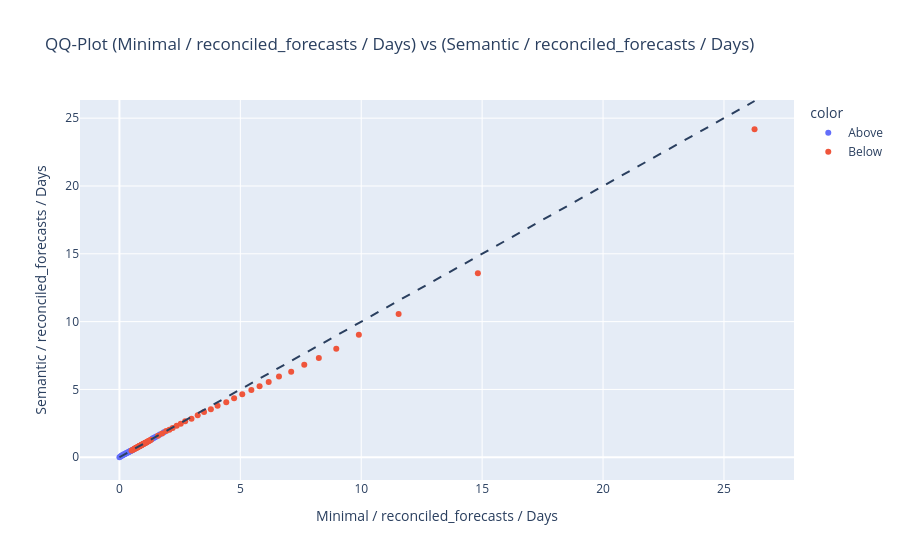

The notebook cell this image was saved under:
### Markdown cell above
### QQ plots
First I look at QQ plots comparing the distributions of the reconciled forecasts from the two hierarchies, at daily and monthly granularity separately. In both plots the outliers are filtered out for higher clarity.

### Code cell
plots.plot_error_qq(nrmse_em,
                    MI(hierarchy=mth, forecast_type=RECONCILED_FORECASTS, granularity=DAYS),
                    MI(hierarchy=sth, forecast_type=RECONCILED_FORECASTS, granularity=DAYS),
                    outlier_threshold=0.995).show()

### Figure 1 — Plotly figure (JSON) as saved in the notebook; plotly's stock layout.template omitted (floating-point values rounded to 4 significant figures)
{"data": [{"hovertemplate": "color=Above<br>Minimal / reconciled_forecasts / Days=%{x}<br>Semantic / reconciled_forecasts / Days=%{y}<extra></extra>", "legendgroup": "Above", "marker": {"color": "#636efa", "symbol": "circle"}, "mode": "markers", "name": "Above", "orientation": "v", "showlegend": true, "type": "scatter", "x": [0.00133, 0.04693, 0.07503, 0.1016, 0.1256, 0.1493, 0.1761, 0.2037, 0.2307, 0.2549, 0.2795, 0.305, 0.3351, 0.3646, 0.3902, 0.4135, 0.4365, 0.4599, 0.4828, 0.5216, 0.5416, 0.5798, 0.5974, 1.332, 1.376, 1.413, 1.471, 1.523, 1.67, 1.839], "xaxis": "x", "y": [0.001558, 0.06423, 0.09543, 0.1238, 0.1494, 0.1725, 0.1976, 0.2265, 0.249, 0.2718, 0.2984, 0.3227, 0.3495, 0.3731, 0.3952, 0.4183, 0.4418, 0.466, 0.4842, 0.5243, 0.5442, 0.5811, 0.5975, 1.337, 1.38, 1.422, 1.473, 1.528, 1.675, 1.847], "yaxis": "y"}, {"hovertemplate": "color=Below<br>Minimal / reconciled_forecasts / Days=%{x}<br>Semantic / reconciled_forecasts / Days=%{y}<extra></extra>", "legendgroup": "Below", "marker": {"color": "#EF553B", "symbol": "circle"}, "mode": "markers", "name": "Below", "orientation": "v", "showlegend": true, "type": "scatter", "x": [0.5038, 0.5617, 0.615, 0.6314, 0.6474, 0.6633, 0.6814, 0.6965, 0.7091, 0.7273, 0.7403, 0.7525, 0.7655, 0.7789, 0.7919, 0.8043, 0.8169, 0.8304, 0.8429, 0.8581, 0.8713, 0.8861, 0.8984, 0.9127, 0.9268, 0.94, 0.956, 0.9716, 0.9898, 1.007, 1.025, 1.046, 1.064, 1.085, 1.105, 1.127, 1.15, 1.175, 1.207, 1.235, 1.271, 1.301, 1.599, 1.767, 1.934, 2.066, 2.201, 2.368, 2.538, 2.72, 2.981, 3.237, 3.499, 3.782, 4.06, 4.419, 4.742, 5.08, 5.456, 5.796, 6.174, 6.599, 7.103, 7.645, 8.247, 8.968, 9.901, 11.55, 14.82, 26.26], "xaxis": "x", "y": [0.5035, 0.5609, 0.6125, 0.6297, 0.6456, 0.661, 0.6766, 0.691, 0.7051, 0.7184, 0.7305, 0.7461, 0.7627, 0.7754, 0.7875, 0.8007, 0.8112, 0.8238, 0.8349, 0.8493, 0.8632, 0.8766, 0.8906, 0.9059, 0.9213, 0.9361, 0.9505, 0.9658, 0.9819, 0.9996, 1.017, 1.036, 1.053, 1.072, 1.089, 1.113, 1.137, 1.16, 1.191, 1.223, 1.26, 1.298, 1.595, 1.756, 1.93, 2.021, 2.156, 2.324, 2.475, 2.652, 2.837, 3.095, 3.331, 3.547, 3.806, 4.06, 4.348, 4.646, 4.951, 5.235, 5.553, 5.953, 6.3, 6.816, 7.325, 8.004, 9.038, 10.57, 13.57, 24.17], "yaxis": "y"}], "layout": {"legend": {"title": {"text": "color"}, "tracegroupgap": 0}, "shapes": [{"line": {"dash": "dash"}, "type": "line", "x0": 0.00133, "x1": 26.26, "y0": 0.00133, "y1": 26.26}], "title": {"text": "QQ-Plot (Minimal / reconciled_forecasts / Days) vs (Semantic / reconciled_forecasts / Days)"}, "xaxis": {"anchor": "y", "domain": [0, 1], "title": {"text": "Minimal / reconciled_forecasts / Days"}}, "yaxis": {"anchor": "x", "domain": [0, 1], "title": {"text": "Semantic / reconciled_forecasts / Days"}}}}
